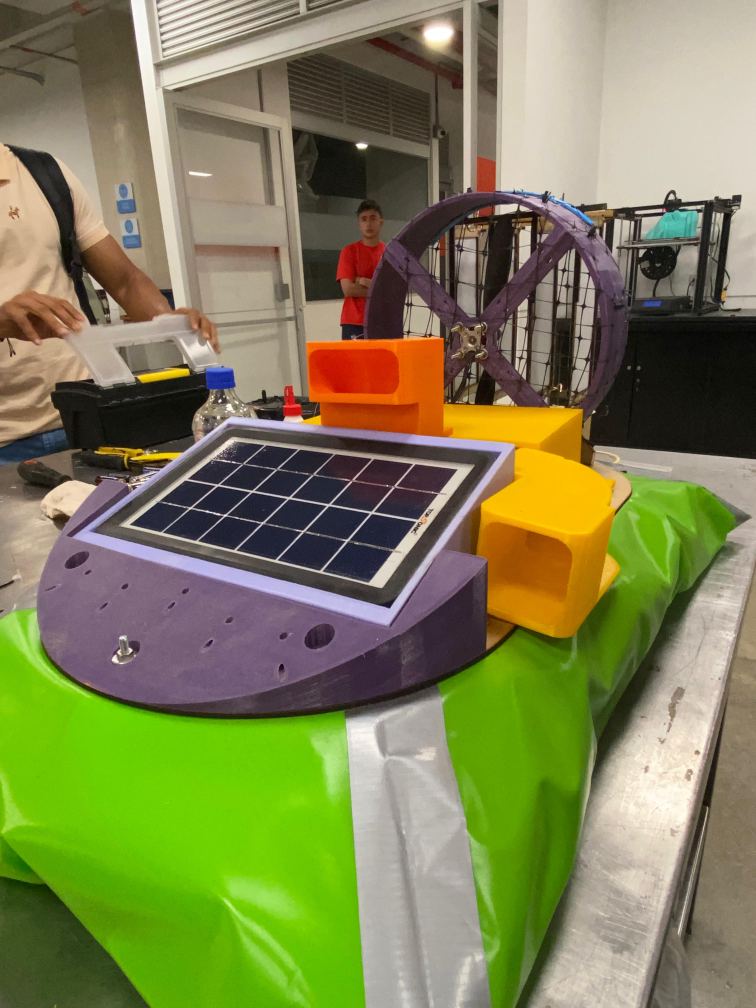
#> input picture codes/images/5.jpeg, 3024 x 4032 px (shown at 1/4 size)
$ python binary_1.py
#> lines starting #> are read from the running program, lines starting #| are printed output that depends on the picture; after the words box and inside, x2 and y2 are one past the last pixel; in counts of white or black regions, pixels touching at a corner belong together
# Librería de procesamiento de imágenes
import cv2
import numpy as np


#Ruta relativa de la imagen
path = "images/5.jpeg"


#---------------------funcion para cargar una imagen en color-----------------------

imageColor = cv2.imread(path,1) # cuando tiene la bandera en 1 carga la imagen en color
#> imageColor is the input picture: shape (4032, 3024, 3); mean B, G, R 83.2, 129.4, 127.1
# imprimir pixeles de la imagen
#print(imageColor)

# imprimir tamaño de la imagen
w,h = imageColor.shape[:2] # obtener ancho y alto ( se puede obtener alto, ancho y gama de colores)
#> w = 4032; h = 3024
print(h, w)
#| 3024 4032

#acceso al valor del primer pixel de la imagen
pix1 = imageColor[0,0]
#> pix1 = [79, 97, 108]
print("Valor del primer pixel (BGR): ", pix1)
#| Valor del primer pixel (BGR):  [ 79  97 108]
# primer componente de color (azul)
print("Componente azul del primer pixel: ", pix1[0])
#| Componente azul del primer pixel:  79

#-----------------------leer una imagen en escala de grises-----------------------
imageGray = cv2.imread(path,0) # cuando tiene la bandera en 0 carga la imagen en escala de grises
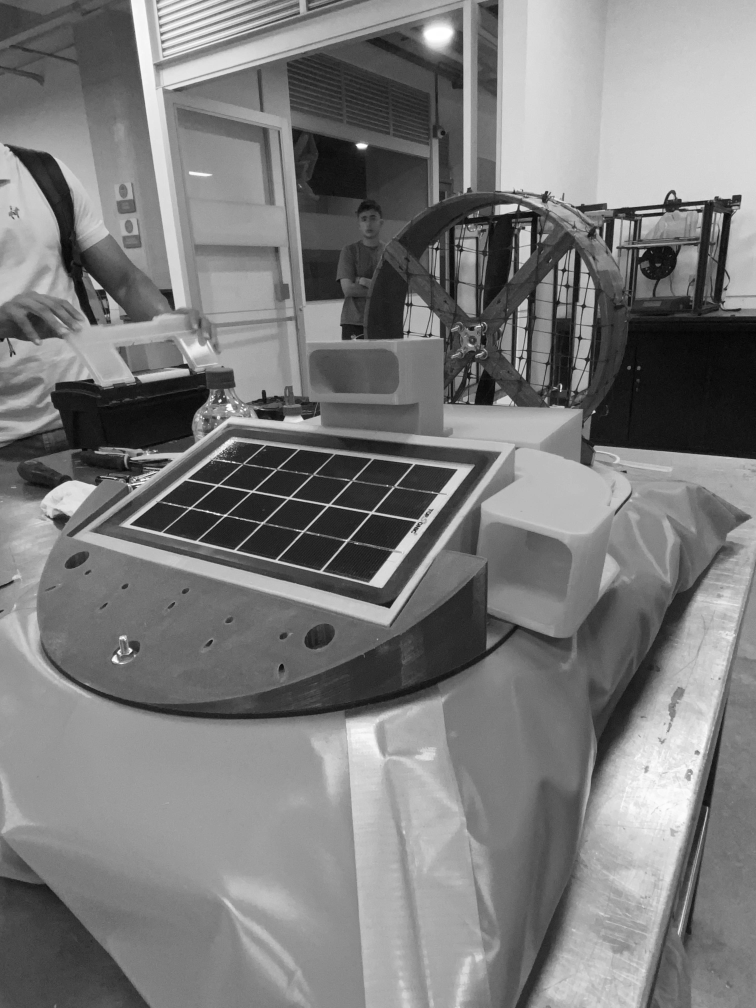
#> imageGray: shape (4032, 3024) (shown at 1/4 size); min 0, max 255, mean 123.4
print(imageGray)
#> (printed output is left out)
# imprimir el primer pixel de la imagen en escala de grises
pix2 = imageGray[0,0]
#> pix2 = 98
print("Valor del primer pixel en escala de grises: ", pix2)
#| Valor del primer pixel en escala de grises:  98

#-----------------------mostrar las imagenes cargadas-----------------------
cv2.imshow("Mi primera imagen a color", imageGray) #mouestra imagen sin redimensionar

cv2.imshow("Mi primera imagen a color",cv2.resize(imageGray, (1200, 800))) #mostrar imagen redimensionada
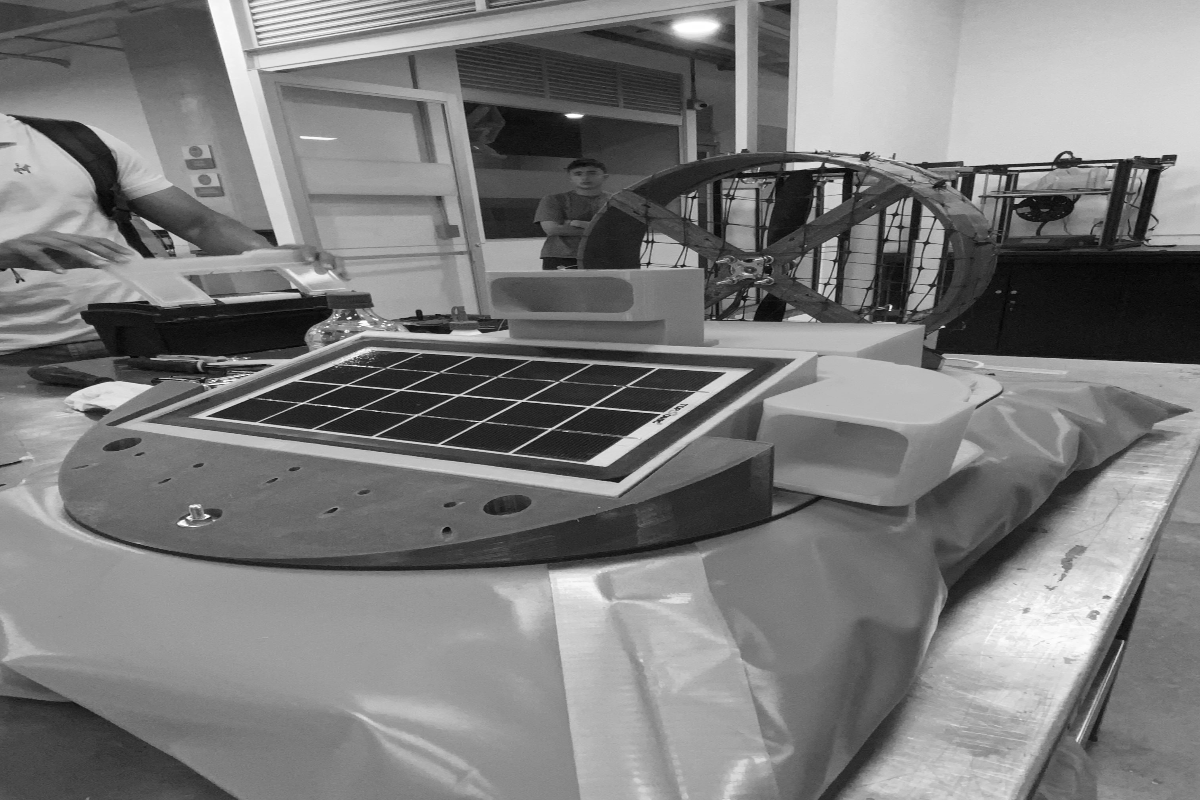
#> window 'Mi primera imagen a color': shape (800, 1200); min 0, max 255, mean 123.3
cv2.waitKey(0) # espera hasta que se presione una tecla
cv2.destroyAllWindows() # cierra todas las ventanas abiertas

   #-----------------------convertir imagen de gris a binario-----------------------

# Obtener dimensiones correctas de imageGray
h, w = imageGray.shape
#> h = 4032; w = 3024

# Crear matriz binaria con dimensiones correctas
imagenBinary = np.zeros((h, w), dtype=np.uint8)

for i in range(h):
    for j in range(w):
        valpixel = imageGray[i,j]
        if valpixel > 128:
            imagenBinary[i,j] = 255
        else:
            imagenBinary[i,j] = 0
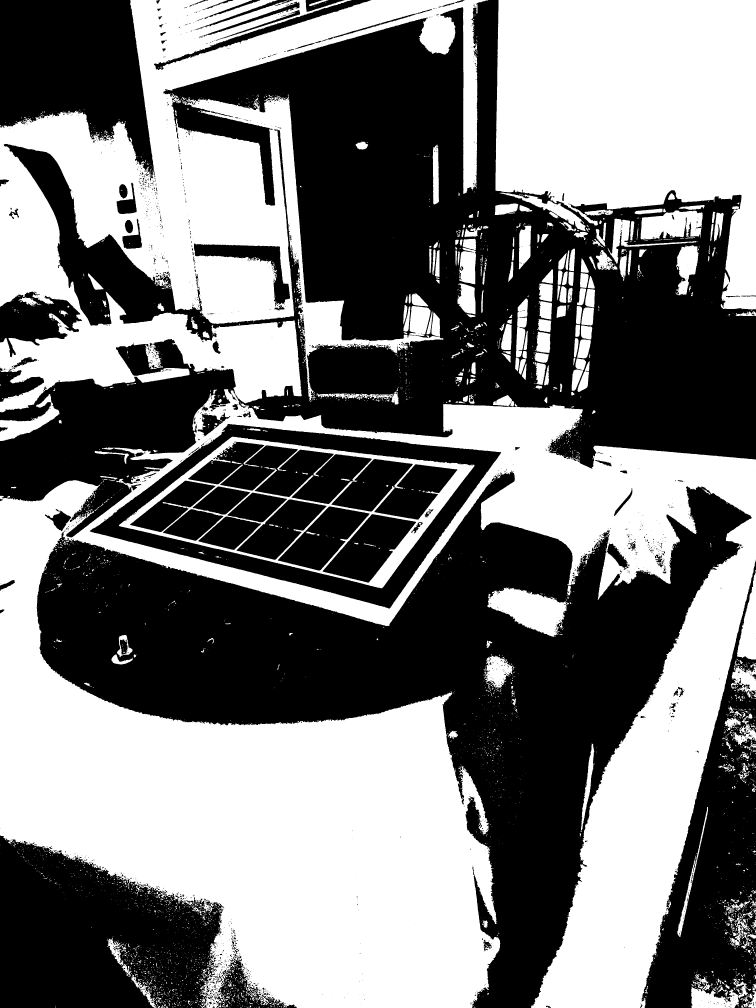
#> imagenBinary: shape (4032, 3024) (shown at 1/4 size); 47.9% white; 4728 white regions (3986 under 20 px), largest, box (x1, y1, x2, y2) and area: (0, 0, 3024, 4032) 4472610, (1982, 0, 3024, 1242) 881944, (476, 1747, 1898, 2353) 99990

cv2.imshow("Imagen binaria", cv2.resize(imagenBinary, (1200, 800)))
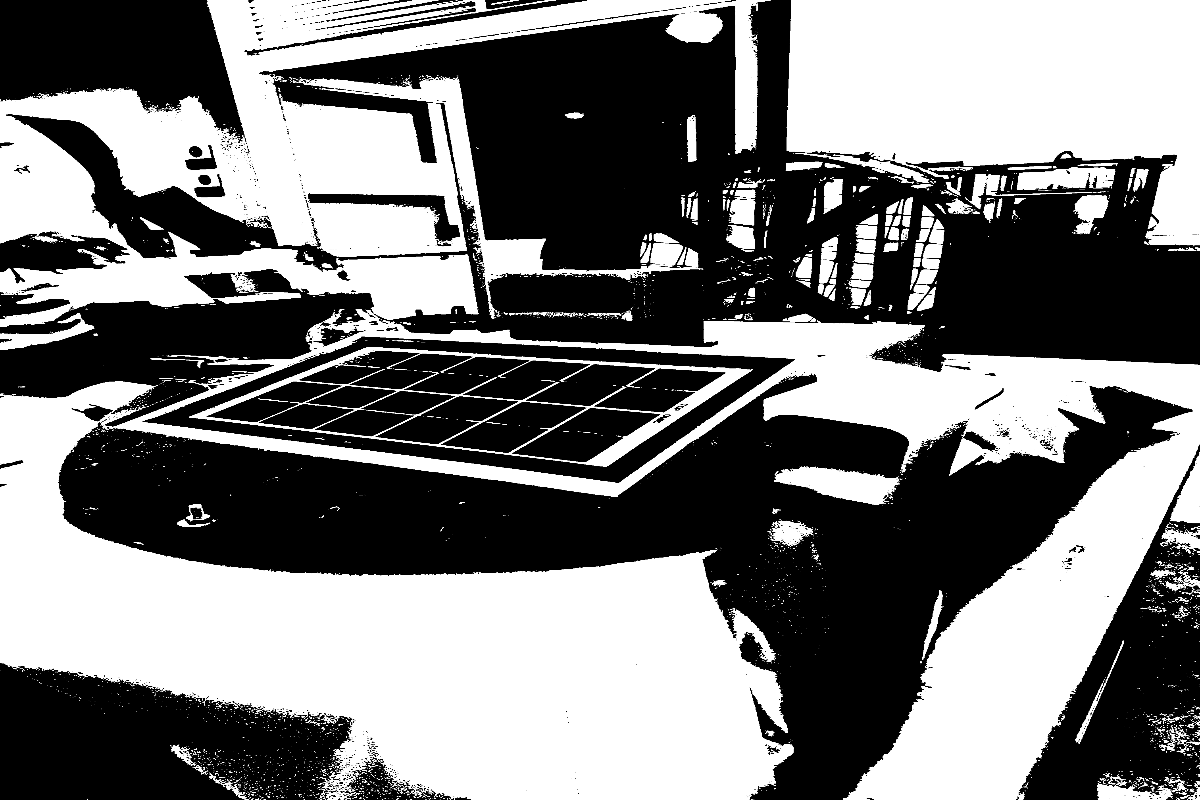
#> window 'Imagen binaria': shape (800, 1200); min 0, max 255, mean 122.2
cv2.waitKey(0)
cv2.destroyAllWindows()

$ run again, with codes/images/WhatsApp Image 2026-01-30 at 19.41.07 (1).jpeg copied over codes/images/5.jpeg
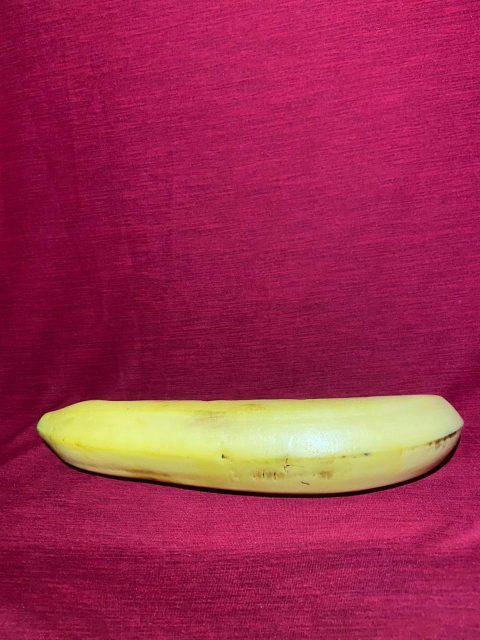
#> input picture codes/images/WhatsApp Image 2026-01-30 at 19.41.07 (1).jpeg, 960 x 1280 px (shown at 1/2 size)
#> imageColor is the input picture: shape (1280, 960, 3); mean B, G, R 78.8, 42.9, 158.4
#| 960 1280
#> pix1 = [56, 11, 131]
#| Valor del primer pixel (BGR):  [ 56  11 131]
#| Componente azul del primer pixel:  56
#> (printed output is left out)
#> pix2 = 52
#| Valor del primer pixel en escala de grises:  52
#> after the loop `for i in range(h):`:
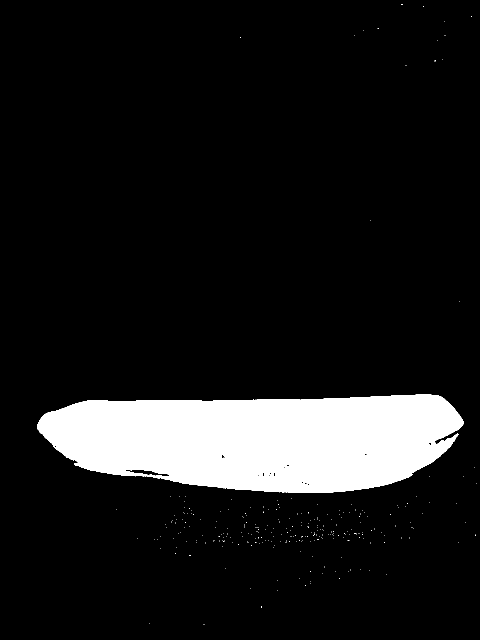
#> imagenBinary: shape (1280, 960) (shown at 1/2 size); 10.6% white; 274 white regions (273 under 20 px), largest, box (x1, y1, x2, y2) and area: (74, 789, 927, 985) 130308
#> `cv2.imshow("Imagen binaria", cv2.resize(imagenBinary, (1200, 800)))`:
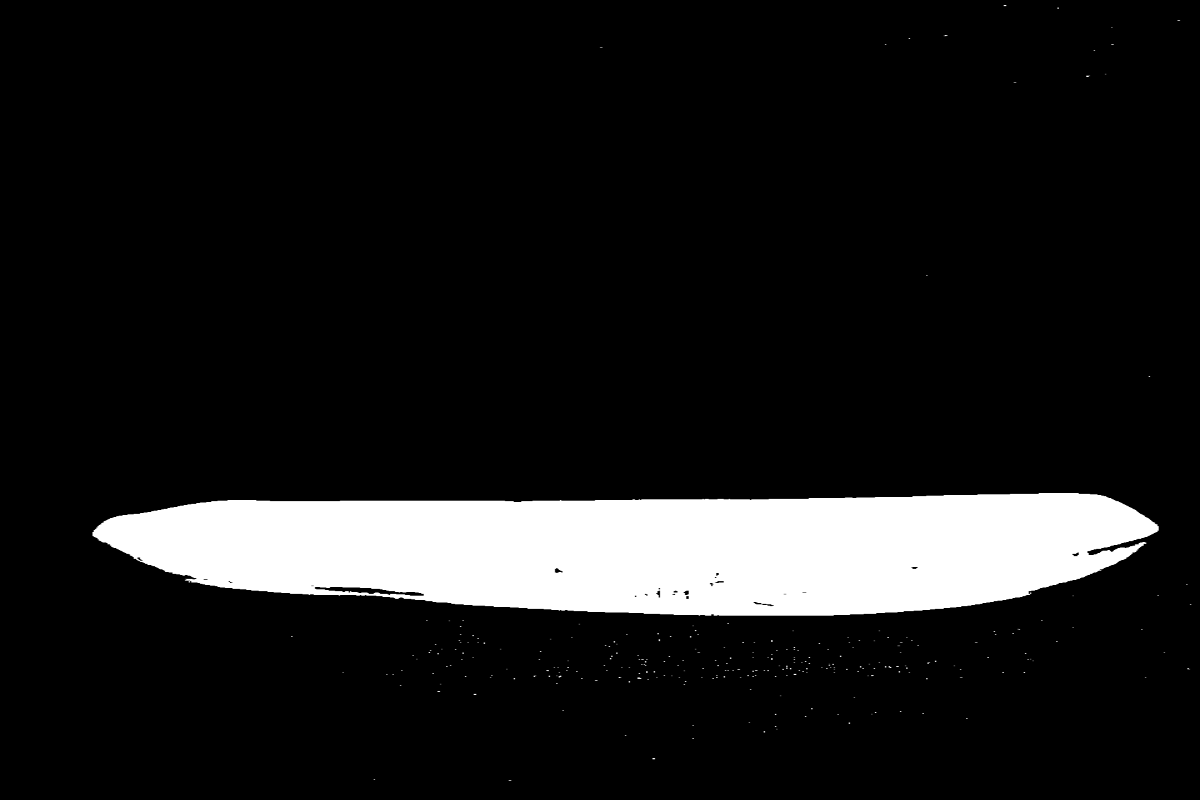
#> window 'Imagen binaria': shape (800, 1200); min 0, max 255, mean 27.1

$ run again, with codes/images/WhatsApp Image 2026-01-30 at 19.41.08 (1).jpeg copied over codes/images/5.jpeg
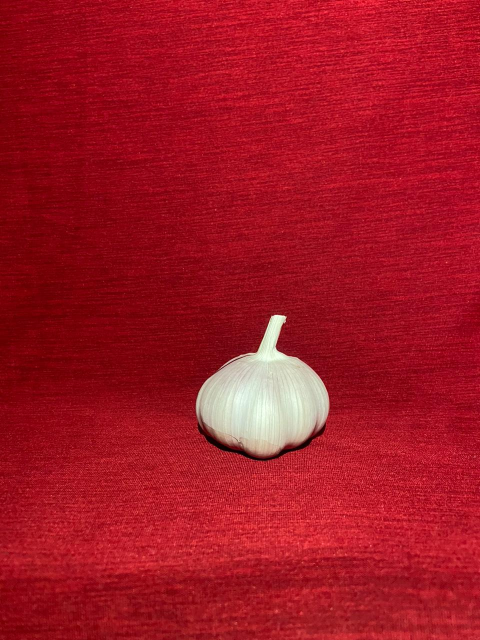
#> input picture codes/images/WhatsApp Image 2026-01-30 at 19.41.08 (1).jpeg, 960 x 1280 px (shown at 1/2 size)
#> imageColor is the input picture: shape (1280, 960, 3); mean B, G, R 35.9, 22, 162.5
#| 960 1280
#> pix1 = [12, 0, 130]
#| Valor del primer pixel (BGR):  [ 12   0 130]
#| Componente azul del primer pixel:  12
#> (printed output is left out)
#> pix2 = 39
#| Valor del primer pixel en escala de grises:  39
#> after the loop `for i in range(h):`:
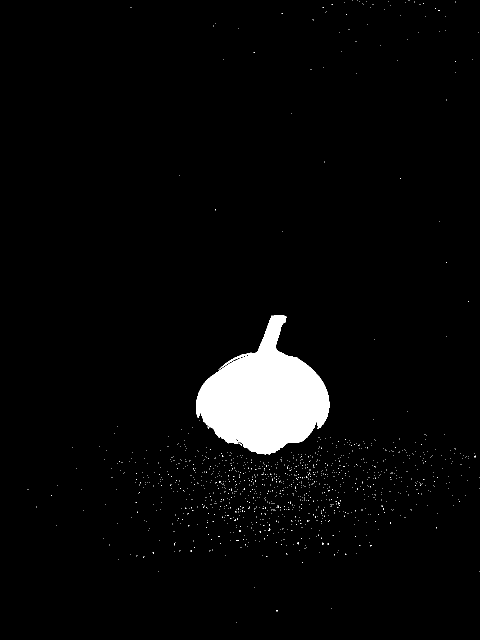
#> imagenBinary: shape (1280, 960) (shown at 1/2 size); 3.6% white; 1140 white regions (1139 under 20 px), largest, box (x1, y1, x2, y2) and area: (392, 630, 659, 909) 42202
#> `cv2.imshow("Imagen binaria", cv2.resize(imagenBinary, (1200, 800)))`:
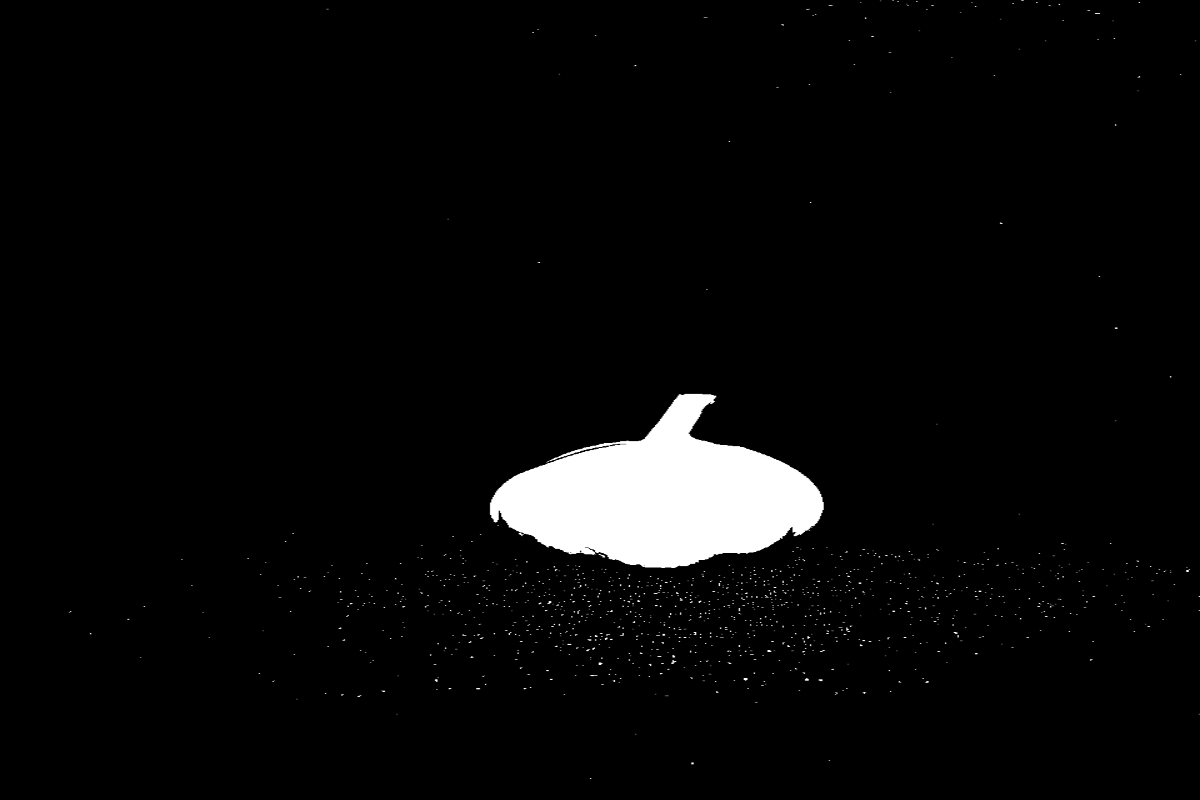
#> window 'Imagen binaria': shape (800, 1200); min 0, max 255, mean 9.2

$ run again, with codes/images/WhatsApp Image 2026-01-30 at 19.41.08.jpeg copied over codes/images/5.jpeg
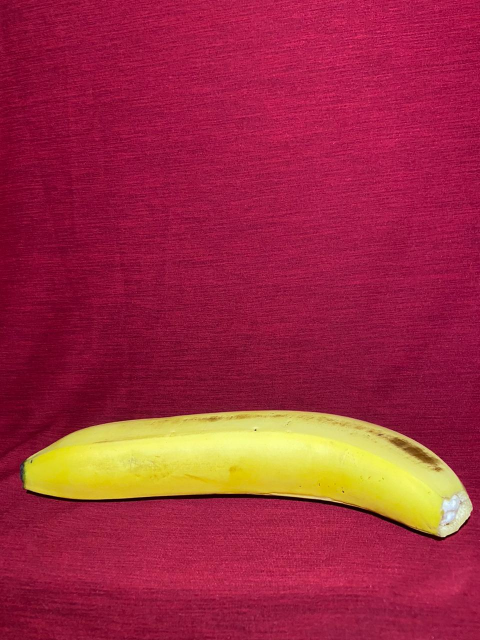
#> input picture codes/images/WhatsApp Image 2026-01-30 at 19.41.08.jpeg, 960 x 1280 px (shown at 1/2 size)
#> imageColor is the input picture: shape (1280, 960, 3); mean B, G, R 64.6, 41.9, 160.4
#| 960 1280
#> pix1 = [64, 20, 150]
#| Valor del primer pixel (BGR):  [ 64  20 150]
#| Componente azul del primer pixel:  64
#> (printed output is left out)
#> pix2 = 64
#| Valor del primer pixel en escala de grises:  64
#> after the loop `for i in range(h):`:
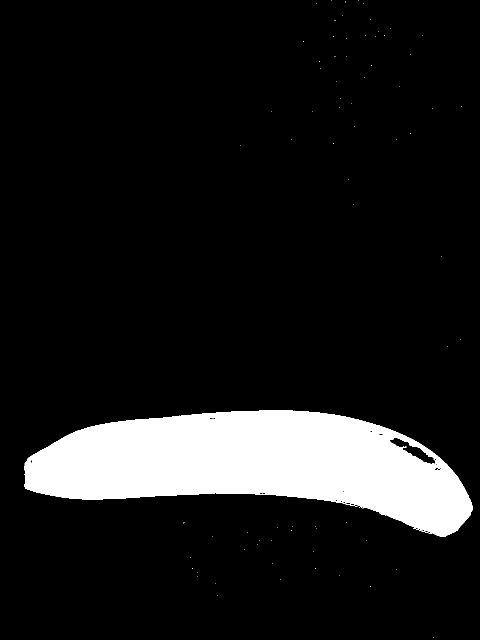
#> imagenBinary: shape (1280, 960) (shown at 1/2 size); 11% white; 77 white regions (75 under 20 px), largest, box (x1, y1, x2, y2) and area: (48, 821, 946, 1074) 134703, (826, 1056, 856, 1066) 39
#> `cv2.imshow("Imagen binaria", cv2.resize(imagenBinary, (1200, 800)))`:
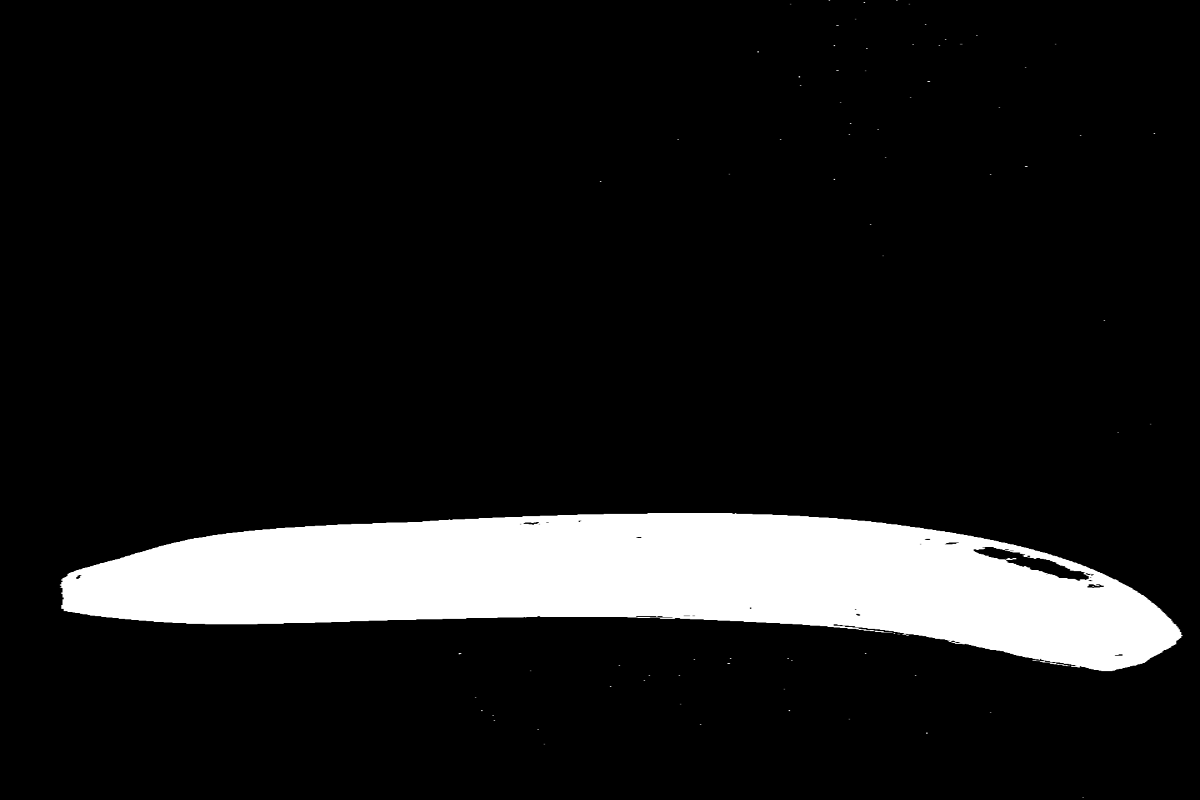
#> window 'Imagen binaria': shape (800, 1200); min 0, max 255, mean 28
